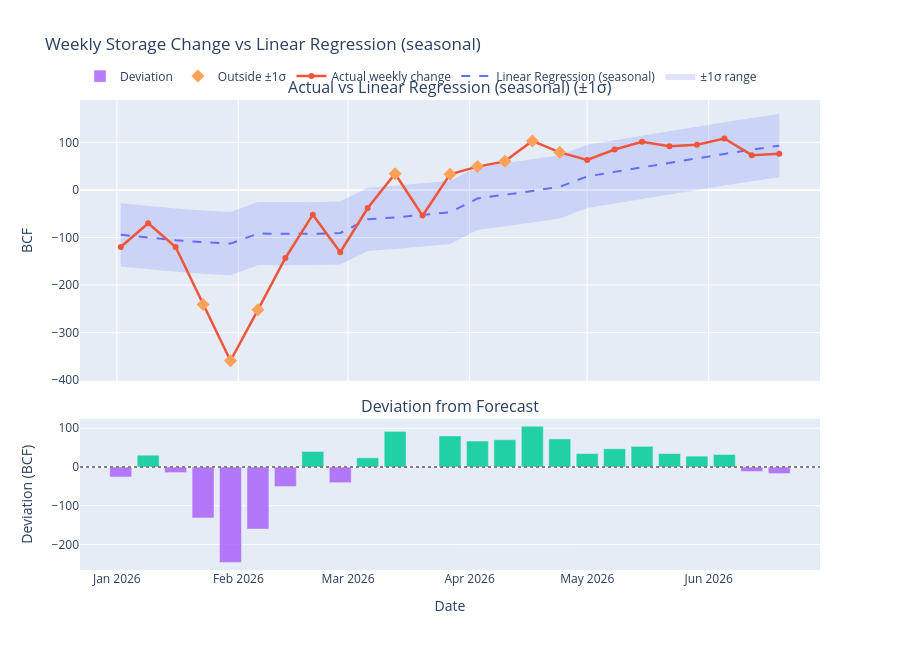

This figure's notebook cell:
### Code cell
plot_weekly_change_forecast(lr_result, model_name=lr_model.name).show()
